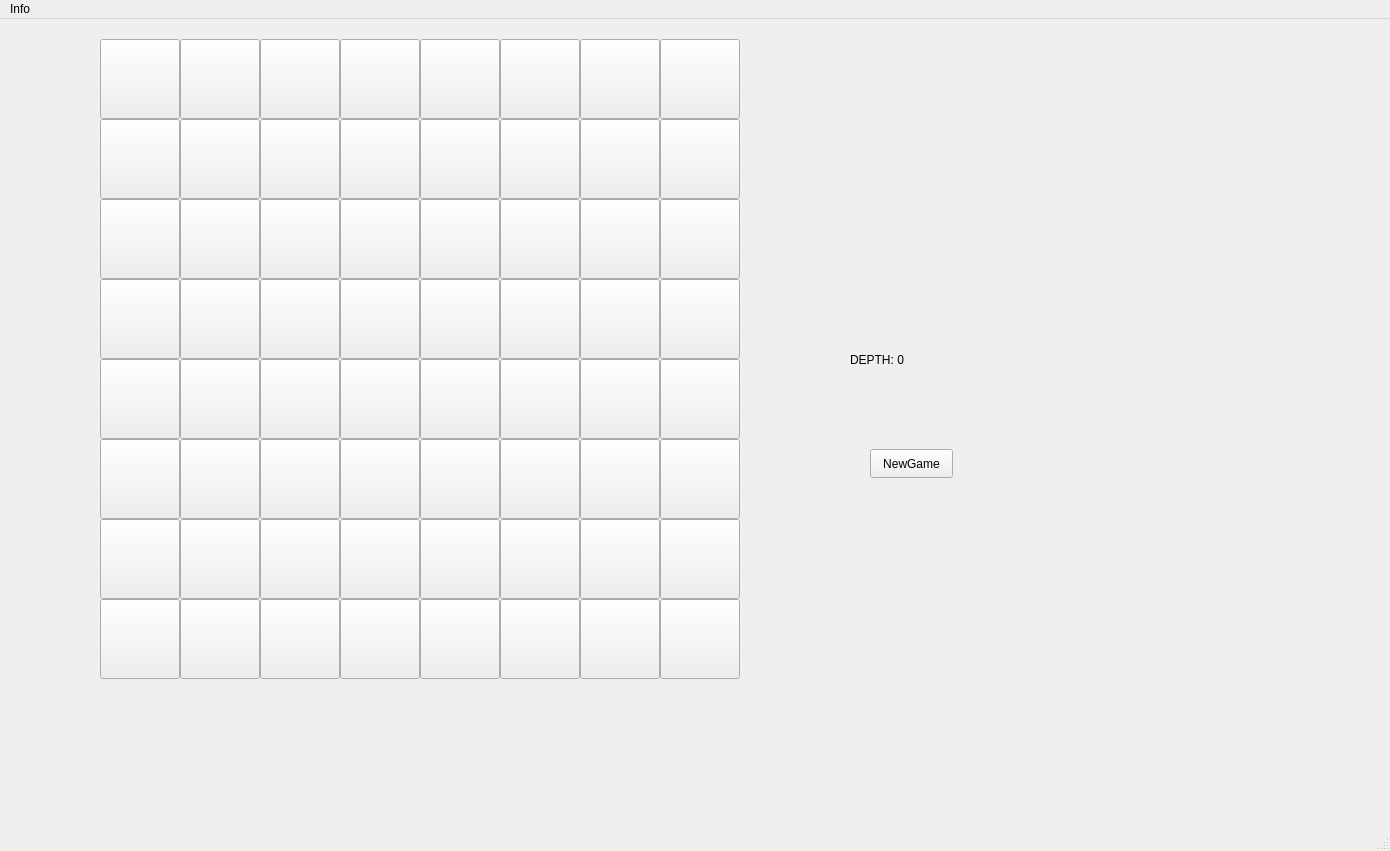
<?xml version="1.0" encoding="UTF-8"?>
<ui version="4.0">
 <class>deepvik</class>
 <widget class="QMainWindow" name="deepvik">
  <property name="geometry">
   <rect>
    <x>0</x>
    <y>0</y>
    <width>1390</width>
    <height>851</height>
   </rect>
  </property>
  <property name="windowTitle">
   <string>deepvik</string>
  </property>
  <widget class="QWidget" name="centralwidget">
   <widget class="QPushButton" name="whiteTile1">
    <property name="geometry">
     <rect>
      <x>100</x>
      <y>20</y>
      <width>80</width>
      <height>80</height>
     </rect>
    </property>
    <property name="styleSheet">
     <string notr="true">image:url(:/img/W.png)</string>
    </property>
    <property name="text">
     <string/>
    </property>
   </widget>
   <widget class="QPushButton" name="tile28">
    <property name="geometry">
     <rect>
      <x>180</x>
      <y>20</y>
      <width>80</width>
      <height>80</height>
     </rect>
    </property>
    <property name="styleSheet">
     <string notr="true">image:url(:/img/B.png)</string>
    </property>
    <property name="text">
     <string/>
    </property>
   </widget>
   <widget class="QPushButton" name="whiteTile2">
    <property name="geometry">
     <rect>
      <x>260</x>
      <y>20</y>
      <width>80</width>
      <height>80</height>
     </rect>
    </property>
    <property name="styleSheet">
     <string notr="true">image:url(:/img/W.png)</string>
    </property>
    <property name="text">
     <string/>
    </property>
   </widget>
   <widget class="QPushButton" name="tile29">
    <property name="geometry">
     <rect>
      <x>340</x>
      <y>20</y>
      <width>80</width>
      <height>80</height>
     </rect>
    </property>
    <property name="styleSheet">
     <string notr="true">image:url(:/img/B.png)</string>
    </property>
    <property name="text">
     <string/>
    </property>
   </widget>
   <widget class="QPushButton" name="whiteTile3">
    <property name="geometry">
     <rect>
      <x>420</x>
      <y>20</y>
      <width>80</width>
      <height>80</height>
     </rect>
    </property>
    <property name="styleSheet">
     <string notr="true">image:url(:/img/W.png)</string>
    </property>
    <property name="text">
     <string/>
    </property>
   </widget>
   <widget class="QPushButton" name="whiteTile4">
    <property name="geometry">
     <rect>
      <x>580</x>
      <y>20</y>
      <width>80</width>
      <height>80</height>
     </rect>
    </property>
    <property name="styleSheet">
     <string notr="true">image:url(:/img/W.png)</string>
    </property>
    <property name="text">
     <string/>
    </property>
   </widget>
   <widget class="QPushButton" name="tile31">
    <property name="geometry">
     <rect>
      <x>660</x>
      <y>20</y>
      <width>80</width>
      <height>80</height>
     </rect>
    </property>
    <property name="styleSheet">
     <string notr="true">image:url(:/img/B.png)</string>
    </property>
    <property name="text">
     <string/>
    </property>
   </widget>
   <widget class="QPushButton" name="tile30">
    <property name="geometry">
     <rect>
      <x>500</x>
      <y>20</y>
      <width>80</width>
      <height>80</height>
     </rect>
    </property>
    <property name="styleSheet">
     <string notr="true">image:url(:/img/B.png)</string>
    </property>
    <property name="text">
     <string/>
    </property>
   </widget>
   <widget class="QPushButton" name="tile26">
    <property name="geometry">
     <rect>
      <x>420</x>
      <y>100</y>
      <width>80</width>
      <height>80</height>
     </rect>
    </property>
    <property name="styleSheet">
     <string notr="true">image:url(:/img/B.png)</string>
    </property>
    <property name="text">
     <string/>
    </property>
   </widget>
   <widget class="QPushButton" name="whiteTile7">
    <property name="geometry">
     <rect>
      <x>500</x>
      <y>100</y>
      <width>80</width>
      <height>80</height>
     </rect>
    </property>
    <property name="styleSheet">
     <string notr="true">image:url(:/img/W.png)</string>
    </property>
    <property name="text">
     <string/>
    </property>
   </widget>
   <widget class="QPushButton" name="tile24">
    <property name="geometry">
     <rect>
      <x>100</x>
      <y>100</y>
      <width>80</width>
      <height>80</height>
     </rect>
    </property>
    <property name="styleSheet">
     <string notr="true">image:url(:/img/B.png)</string>
    </property>
    <property name="text">
     <string/>
    </property>
   </widget>
   <widget class="QPushButton" name="tile25">
    <property name="geometry">
     <rect>
      <x>260</x>
      <y>100</y>
      <width>80</width>
      <height>80</height>
     </rect>
    </property>
    <property name="styleSheet">
     <string notr="true">image:url(:/img/B.png)</string>
    </property>
    <property name="text">
     <string/>
    </property>
   </widget>
   <widget class="QPushButton" name="tile27">
    <property name="geometry">
     <rect>
      <x>580</x>
      <y>100</y>
      <width>80</width>
      <height>80</height>
     </rect>
    </property>
    <property name="styleSheet">
     <string notr="true">image:url(:/img/B.png)</string>
    </property>
    <property name="text">
     <string/>
    </property>
   </widget>
   <widget class="QPushButton" name="whiteTile6">
    <property name="geometry">
     <rect>
      <x>340</x>
      <y>100</y>
      <width>80</width>
      <height>80</height>
     </rect>
    </property>
    <property name="styleSheet">
     <string notr="true">image:url(:/img/W.png)</string>
    </property>
    <property name="text">
     <string/>
    </property>
   </widget>
   <widget class="QPushButton" name="whiteTile5">
    <property name="geometry">
     <rect>
      <x>180</x>
      <y>100</y>
      <width>80</width>
      <height>80</height>
     </rect>
    </property>
    <property name="styleSheet">
     <string notr="true">image:url(:/img/W.png)</string>
    </property>
    <property name="text">
     <string/>
    </property>
   </widget>
   <widget class="QPushButton" name="whiteTile8">
    <property name="geometry">
     <rect>
      <x>660</x>
      <y>100</y>
      <width>80</width>
      <height>80</height>
     </rect>
    </property>
    <property name="styleSheet">
     <string notr="true">image:url(:/img/W.png)</string>
    </property>
    <property name="text">
     <string/>
    </property>
   </widget>
   <widget class="QPushButton" name="whiteTile11">
    <property name="geometry">
     <rect>
      <x>420</x>
      <y>180</y>
      <width>80</width>
      <height>80</height>
     </rect>
    </property>
    <property name="styleSheet">
     <string notr="true">image:url(:/img/W.png)</string>
    </property>
    <property name="text">
     <string/>
    </property>
   </widget>
   <widget class="QPushButton" name="tile22">
    <property name="geometry">
     <rect>
      <x>500</x>
      <y>180</y>
      <width>80</width>
      <height>80</height>
     </rect>
    </property>
    <property name="styleSheet">
     <string notr="true">image:url(:/img/B.png)</string>
    </property>
    <property name="text">
     <string/>
    </property>
   </widget>
   <widget class="QPushButton" name="whiteTile9">
    <property name="geometry">
     <rect>
      <x>100</x>
      <y>180</y>
      <width>80</width>
      <height>80</height>
     </rect>
    </property>
    <property name="styleSheet">
     <string notr="true">image:url(:/img/W.png)</string>
    </property>
    <property name="text">
     <string/>
    </property>
   </widget>
   <widget class="QPushButton" name="whiteTile10">
    <property name="geometry">
     <rect>
      <x>260</x>
      <y>180</y>
      <width>80</width>
      <height>80</height>
     </rect>
    </property>
    <property name="styleSheet">
     <string notr="true">image:url(:/img/W.png)</string>
    </property>
    <property name="text">
     <string/>
    </property>
   </widget>
   <widget class="QPushButton" name="whiteTile12">
    <property name="geometry">
     <rect>
      <x>580</x>
      <y>180</y>
      <width>80</width>
      <height>80</height>
     </rect>
    </property>
    <property name="styleSheet">
     <string notr="true">image:url(:/img/W.png)</string>
    </property>
    <property name="text">
     <string/>
    </property>
   </widget>
   <widget class="QPushButton" name="tile21">
    <property name="geometry">
     <rect>
      <x>340</x>
      <y>180</y>
      <width>80</width>
      <height>80</height>
     </rect>
    </property>
    <property name="styleSheet">
     <string notr="true">image:url(:/img/B.png)</string>
    </property>
    <property name="text">
     <string/>
    </property>
   </widget>
   <widget class="QPushButton" name="tile20">
    <property name="geometry">
     <rect>
      <x>180</x>
      <y>180</y>
      <width>80</width>
      <height>80</height>
     </rect>
    </property>
    <property name="styleSheet">
     <string notr="true">image:url(:/img/B.png)</string>
    </property>
    <property name="text">
     <string/>
    </property>
   </widget>
   <widget class="QPushButton" name="tile23">
    <property name="geometry">
     <rect>
      <x>660</x>
      <y>180</y>
      <width>80</width>
      <height>80</height>
     </rect>
    </property>
    <property name="styleSheet">
     <string notr="true">image:url(:/img/B.png)</string>
    </property>
    <property name="text">
     <string/>
    </property>
   </widget>
   <widget class="QPushButton" name="tile18">
    <property name="geometry">
     <rect>
      <x>420</x>
      <y>260</y>
      <width>80</width>
      <height>80</height>
     </rect>
    </property>
    <property name="styleSheet">
     <string notr="true">image:url(:/img/B.png)</string>
    </property>
    <property name="text">
     <string/>
    </property>
   </widget>
   <widget class="QPushButton" name="whiteTile15">
    <property name="geometry">
     <rect>
      <x>500</x>
      <y>260</y>
      <width>80</width>
      <height>80</height>
     </rect>
    </property>
    <property name="styleSheet">
     <string notr="true">image:url(:/img/W.png)</string>
    </property>
    <property name="text">
     <string/>
    </property>
   </widget>
   <widget class="QPushButton" name="tile16">
    <property name="geometry">
     <rect>
      <x>100</x>
      <y>260</y>
      <width>80</width>
      <height>80</height>
     </rect>
    </property>
    <property name="styleSheet">
     <string notr="true">image:url(:/img/B.png)</string>
    </property>
    <property name="text">
     <string/>
    </property>
   </widget>
   <widget class="QPushButton" name="tile17">
    <property name="geometry">
     <rect>
      <x>260</x>
      <y>260</y>
      <width>80</width>
      <height>80</height>
     </rect>
    </property>
    <property name="styleSheet">
     <string notr="true">image:url(:/img/B.png)</string>
    </property>
    <property name="text">
     <string/>
    </property>
   </widget>
   <widget class="QPushButton" name="tile19">
    <property name="geometry">
     <rect>
      <x>580</x>
      <y>260</y>
      <width>80</width>
      <height>80</height>
     </rect>
    </property>
    <property name="styleSheet">
     <string notr="true">image:url(:/img/B.png)</string>
    </property>
    <property name="text">
     <string/>
    </property>
   </widget>
   <widget class="QPushButton" name="whiteTile14">
    <property name="geometry">
     <rect>
      <x>340</x>
      <y>260</y>
      <width>80</width>
      <height>80</height>
     </rect>
    </property>
    <property name="styleSheet">
     <string notr="true">image:url(:/img/W.png)</string>
    </property>
    <property name="text">
     <string/>
    </property>
   </widget>
   <widget class="QPushButton" name="whiteTile13">
    <property name="geometry">
     <rect>
      <x>180</x>
      <y>260</y>
      <width>80</width>
      <height>80</height>
     </rect>
    </property>
    <property name="styleSheet">
     <string notr="true">image:url(:/img/W.png)</string>
    </property>
    <property name="text">
     <string/>
    </property>
   </widget>
   <widget class="QPushButton" name="whiteTile16">
    <property name="geometry">
     <rect>
      <x>660</x>
      <y>260</y>
      <width>80</width>
      <height>80</height>
     </rect>
    </property>
    <property name="styleSheet">
     <string notr="true">image:url(:/img/W.png)</string>
    </property>
    <property name="text">
     <string/>
    </property>
   </widget>
   <widget class="QPushButton" name="whiteTile31">
    <property name="geometry">
     <rect>
      <x>500</x>
      <y>580</y>
      <width>80</width>
      <height>80</height>
     </rect>
    </property>
    <property name="styleSheet">
     <string notr="true">image:url(:/img/W.png)</string>
    </property>
    <property name="text">
     <string/>
    </property>
   </widget>
   <widget class="QPushButton" name="whiteTile19">
    <property name="geometry">
     <rect>
      <x>420</x>
      <y>340</y>
      <width>80</width>
      <height>80</height>
     </rect>
    </property>
    <property name="styleSheet">
     <string notr="true">image:url(:/img/W.png)</string>
    </property>
    <property name="text">
     <string/>
    </property>
   </widget>
   <widget class="QPushButton" name="tile14">
    <property name="geometry">
     <rect>
      <x>500</x>
      <y>340</y>
      <width>80</width>
      <height>80</height>
     </rect>
    </property>
    <property name="styleSheet">
     <string notr="true">image:url(:/img/B.png)</string>
    </property>
    <property name="text">
     <string/>
    </property>
   </widget>
   <widget class="QPushButton" name="tile7">
    <property name="geometry">
     <rect>
      <x>660</x>
      <y>500</y>
      <width>80</width>
      <height>80</height>
     </rect>
    </property>
    <property name="styleSheet">
     <string notr="true">image:url(:/img/B.png)</string>
    </property>
    <property name="text">
     <string/>
    </property>
   </widget>
   <widget class="QPushButton" name="whiteTile23">
    <property name="geometry">
     <rect>
      <x>500</x>
      <y>420</y>
      <width>80</width>
      <height>80</height>
     </rect>
    </property>
    <property name="styleSheet">
     <string notr="true">image:url(:/img/W.png)</string>
    </property>
    <property name="text">
     <string/>
    </property>
   </widget>
   <widget class="QPushButton" name="whiteTile27">
    <property name="geometry">
     <rect>
      <x>420</x>
      <y>500</y>
      <width>80</width>
      <height>80</height>
     </rect>
    </property>
    <property name="styleSheet">
     <string notr="true">image:url(:/img/W.png)</string>
    </property>
    <property name="text">
     <string/>
    </property>
   </widget>
   <widget class="QPushButton" name="whiteTile29">
    <property name="geometry">
     <rect>
      <x>180</x>
      <y>580</y>
      <width>80</width>
      <height>80</height>
     </rect>
    </property>
    <property name="styleSheet">
     <string notr="true">image:url(:/img/W.png)</string>
    </property>
    <property name="text">
     <string/>
    </property>
   </widget>
   <widget class="QPushButton" name="tile2">
    <property name="geometry">
     <rect>
      <x>420</x>
      <y>580</y>
      <width>80</width>
      <height>80</height>
     </rect>
    </property>
    <property name="styleSheet">
     <string notr="true">image:url(:/img/B.png)</string>
    </property>
    <property name="text">
     <string/>
    </property>
   </widget>
   <widget class="QPushButton" name="whiteTile25">
    <property name="geometry">
     <rect>
      <x>100</x>
      <y>500</y>
      <width>80</width>
      <height>80</height>
     </rect>
    </property>
    <property name="styleSheet">
     <string notr="true">image:url(:/img/W.png)</string>
    </property>
    <property name="text">
     <string/>
    </property>
   </widget>
   <widget class="QPushButton" name="tile3">
    <property name="geometry">
     <rect>
      <x>580</x>
      <y>580</y>
      <width>80</width>
      <height>80</height>
     </rect>
    </property>
    <property name="styleSheet">
     <string notr="true">image:url(:/img/B.png)</string>
    </property>
    <property name="text">
     <string/>
    </property>
   </widget>
   <widget class="QPushButton" name="tile1">
    <property name="geometry">
     <rect>
      <x>260</x>
      <y>580</y>
      <width>80</width>
      <height>80</height>
     </rect>
    </property>
    <property name="styleSheet">
     <string notr="true">image:url(:/img/B.png)</string>
    </property>
    <property name="text">
     <string/>
    </property>
   </widget>
   <widget class="QPushButton" name="whiteTile30">
    <property name="geometry">
     <rect>
      <x>340</x>
      <y>580</y>
      <width>80</width>
      <height>80</height>
     </rect>
    </property>
    <property name="styleSheet">
     <string notr="true">image:url(:/img/W.png)</string>
    </property>
    <property name="text">
     <string/>
    </property>
   </widget>
   <widget class="QPushButton" name="whiteTile17">
    <property name="geometry">
     <rect>
      <x>100</x>
      <y>340</y>
      <width>80</width>
      <height>80</height>
     </rect>
    </property>
    <property name="styleSheet">
     <string notr="true">image:url(:/img/W.png)</string>
    </property>
    <property name="text">
     <string/>
    </property>
   </widget>
   <widget class="QPushButton" name="whiteTile18">
    <property name="geometry">
     <rect>
      <x>260</x>
      <y>340</y>
      <width>80</width>
      <height>80</height>
     </rect>
    </property>
    <property name="styleSheet">
     <string notr="true">image:url(:/img/W.png)</string>
    </property>
    <property name="text">
     <string/>
    </property>
   </widget>
   <widget class="QPushButton" name="whiteTile22">
    <property name="geometry">
     <rect>
      <x>340</x>
      <y>420</y>
      <width>80</width>
      <height>80</height>
     </rect>
    </property>
    <property name="styleSheet">
     <string notr="true">image:url(:/img/W.png)</string>
    </property>
    <property name="text">
     <string/>
    </property>
   </widget>
   <widget class="QPushButton" name="tile9">
    <property name="geometry">
     <rect>
      <x>260</x>
      <y>420</y>
      <width>80</width>
      <height>80</height>
     </rect>
    </property>
    <property name="styleSheet">
     <string notr="true">image:url(:/img/B.png)</string>
    </property>
    <property name="text">
     <string/>
    </property>
   </widget>
   <widget class="QPushButton" name="whiteTile20">
    <property name="geometry">
     <rect>
      <x>580</x>
      <y>340</y>
      <width>80</width>
      <height>80</height>
     </rect>
    </property>
    <property name="styleSheet">
     <string notr="true">image:url(:/img/W.png)</string>
    </property>
    <property name="text">
     <string/>
    </property>
   </widget>
   <widget class="QPushButton" name="tile8">
    <property name="geometry">
     <rect>
      <x>100</x>
      <y>420</y>
      <width>80</width>
      <height>80</height>
     </rect>
    </property>
    <property name="styleSheet">
     <string notr="true">image:url(:/img/B.png)</string>
    </property>
    <property name="text">
     <string/>
    </property>
   </widget>
   <widget class="QPushButton" name="whiteTile21">
    <property name="geometry">
     <rect>
      <x>180</x>
      <y>420</y>
      <width>80</width>
      <height>80</height>
     </rect>
    </property>
    <property name="styleSheet">
     <string notr="true">image:url(:/img/W.png)</string>
    </property>
    <property name="text">
     <string/>
    </property>
   </widget>
   <widget class="QPushButton" name="whiteTile24">
    <property name="geometry">
     <rect>
      <x>660</x>
      <y>420</y>
      <width>80</width>
      <height>80</height>
     </rect>
    </property>
    <property name="styleSheet">
     <string notr="true">image:url(:/img/W.png)</string>
    </property>
    <property name="text">
     <string/>
    </property>
   </widget>
   <widget class="QPushButton" name="whiteTile32">
    <property name="geometry">
     <rect>
      <x>660</x>
      <y>580</y>
      <width>80</width>
      <height>80</height>
     </rect>
    </property>
    <property name="styleSheet">
     <string notr="true">image:url(:/img/W.png)</string>
    </property>
    <property name="text">
     <string/>
    </property>
   </widget>
   <widget class="QPushButton" name="tile10">
    <property name="geometry">
     <rect>
      <x>420</x>
      <y>420</y>
      <width>80</width>
      <height>80</height>
     </rect>
    </property>
    <property name="styleSheet">
     <string notr="true">image:url(:/img/B.png)</string>
    </property>
    <property name="text">
     <string/>
    </property>
   </widget>
   <widget class="QPushButton" name="tile4">
    <property name="geometry">
     <rect>
      <x>180</x>
      <y>500</y>
      <width>80</width>
      <height>80</height>
     </rect>
    </property>
    <property name="styleSheet">
     <string notr="true">image:url(:/img/B.png)</string>
    </property>
    <property name="text">
     <string/>
    </property>
   </widget>
   <widget class="QPushButton" name="tile13">
    <property name="geometry">
     <rect>
      <x>340</x>
      <y>340</y>
      <width>80</width>
      <height>80</height>
     </rect>
    </property>
    <property name="styleSheet">
     <string notr="true">image:url(:/img/B.png)</string>
    </property>
    <property name="text">
     <string/>
    </property>
   </widget>
   <widget class="QPushButton" name="tile12">
    <property name="geometry">
     <rect>
      <x>180</x>
      <y>340</y>
      <width>80</width>
      <height>80</height>
     </rect>
    </property>
    <property name="styleSheet">
     <string notr="true">image:url(:/img/B.png)</string>
    </property>
    <property name="text">
     <string/>
    </property>
   </widget>
   <widget class="QPushButton" name="tile0">
    <property name="geometry">
     <rect>
      <x>100</x>
      <y>580</y>
      <width>80</width>
      <height>80</height>
     </rect>
    </property>
    <property name="styleSheet">
     <string notr="true">image:url(:/img/B.png)</string>
    </property>
    <property name="text">
     <string/>
    </property>
   </widget>
   <widget class="QPushButton" name="tile6">
    <property name="geometry">
     <rect>
      <x>500</x>
      <y>500</y>
      <width>80</width>
      <height>80</height>
     </rect>
    </property>
    <property name="styleSheet">
     <string notr="true">image:url(:/img/B.png)</string>
    </property>
    <property name="text">
     <string/>
    </property>
   </widget>
   <widget class="QPushButton" name="tile11">
    <property name="geometry">
     <rect>
      <x>580</x>
      <y>420</y>
      <width>80</width>
      <height>80</height>
     </rect>
    </property>
    <property name="styleSheet">
     <string notr="true">image:url(:/img/B.png)</string>
    </property>
    <property name="text">
     <string/>
    </property>
   </widget>
   <widget class="QPushButton" name="tile15">
    <property name="geometry">
     <rect>
      <x>660</x>
      <y>340</y>
      <width>80</width>
      <height>80</height>
     </rect>
    </property>
    <property name="styleSheet">
     <string notr="true">image:url(:/img/B.png)</string>
    </property>
    <property name="text">
     <string/>
    </property>
   </widget>
   <widget class="QPushButton" name="whiteTile26">
    <property name="geometry">
     <rect>
      <x>260</x>
      <y>500</y>
      <width>80</width>
      <height>80</height>
     </rect>
    </property>
    <property name="styleSheet">
     <string notr="true">image:url(:/img/W.png)</string>
    </property>
    <property name="text">
     <string/>
    </property>
   </widget>
   <widget class="QPushButton" name="tile5">
    <property name="geometry">
     <rect>
      <x>340</x>
      <y>500</y>
      <width>80</width>
      <height>80</height>
     </rect>
    </property>
    <property name="styleSheet">
     <string notr="true">image:url(:/img/B.png)</string>
    </property>
    <property name="text">
     <string/>
    </property>
   </widget>
   <widget class="QPushButton" name="whiteTile28">
    <property name="geometry">
     <rect>
      <x>580</x>
      <y>500</y>
      <width>80</width>
      <height>80</height>
     </rect>
    </property>
    <property name="styleSheet">
     <string notr="true">image:url(:/img/W.png)</string>
    </property>
    <property name="text">
     <string/>
    </property>
   </widget>
   <widget class="QPushButton" name="newGameButton">
    <property name="geometry">
     <rect>
      <x>870</x>
      <y>430</y>
      <width>83</width>
      <height>29</height>
     </rect>
    </property>
    <property name="text">
     <string>NewGame</string>
    </property>
   </widget>
   <widget class="QLabel" name="label">
    <property name="geometry">
     <rect>
      <x>850</x>
      <y>320</y>
      <width>211</width>
      <height>41</height>
     </rect>
    </property>
    <property name="text">
     <string>DEPTH: 0</string>
    </property>
   </widget>
  </widget>
  <widget class="QMenuBar" name="menubar">
   <property name="geometry">
    <rect>
     <x>0</x>
     <y>0</y>
     <width>1390</width>
     <height>25</height>
    </rect>
   </property>
   <widget class="QMenu" name="menuInfo">
    <property name="title">
     <string>Info</string>
    </property>
    <addaction name="actionAutor"/>
   </widget>
   <addaction name="menuInfo"/>
  </widget>
  <widget class="QStatusBar" name="statusbar"/>
  <action name="actionAutor">
   <property name="text">
    <string>viksolve.pl</string>
   </property>
  </action>
 </widget>
 <resources/>
 <connections/>
</ui>
